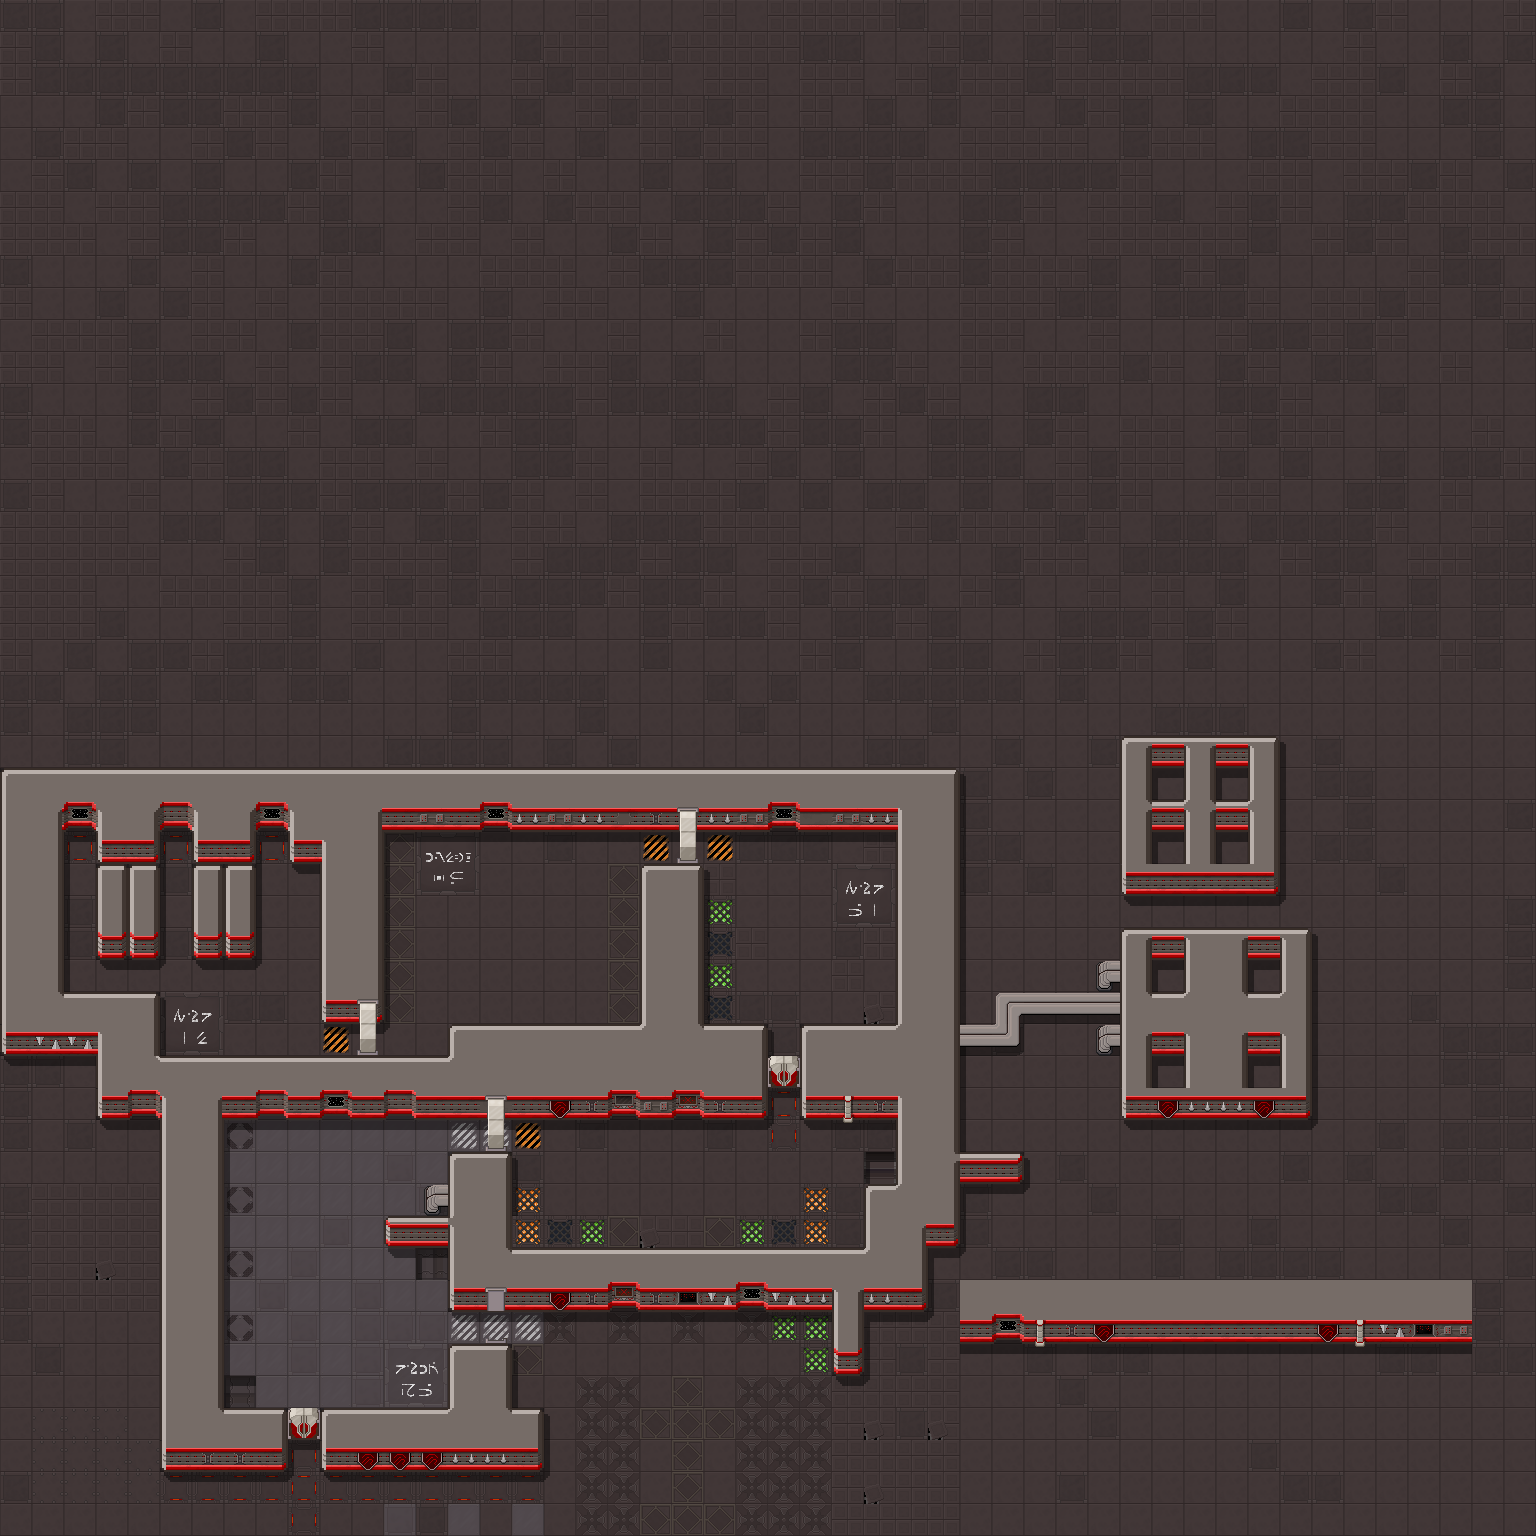

A 2D game scene composited from a Tiled map and its tileset images. What follows is a short description and the map's XML, with each tile layer's data collapsed to a summary:
An orthogonal 48x48 tile map with 32x32 px tiles, 6 tile layers (base, overlay, shadows, walls, ...).

<map version="1.4" tiledversion="1.4.2" orientation="orthogonal" renderorder="right-down" width="48" height="48" tilewidth="32" tileheight="32" infinite="0" nextlayerid="22" nextobjectid="1">
 <tileset firstgid="1" source="example.tsx" />
 <layer id="6" name="base" width="48" height="48">
  <data>[2304 cells, 2303 non-empty, 34 distinct tile ids]</data>
 </layer>
 <layer id="13" name="overlay" width="48" height="48" opacity="0.82">
  <data>[2304 cells, 18 non-empty, 15 distinct tile ids]</data>
 </layer>
 <layer id="12" name="shadows" width="48" height="48" opacity="0.44">
  <data>[2304 cells, 257 non-empty, 7 distinct tile ids]</data>
 </layer>
 <layer id="10" name="walls" width="48" height="48">
  <data>[2304 cells, 382 non-empty, 56 distinct tile ids]</data>
 </layer>
 <layer id="11" name="doors" width="48" height="48">
  <data>[2304 cells, 10 non-empty, 5 distinct tile ids]</data>
 </layer>
 <layer id="14" name="pipes" width="48" height="48">
  <data>[2304 cells, 9 non-empty, 4 distinct tile ids]</data>
 </layer>
</map>
